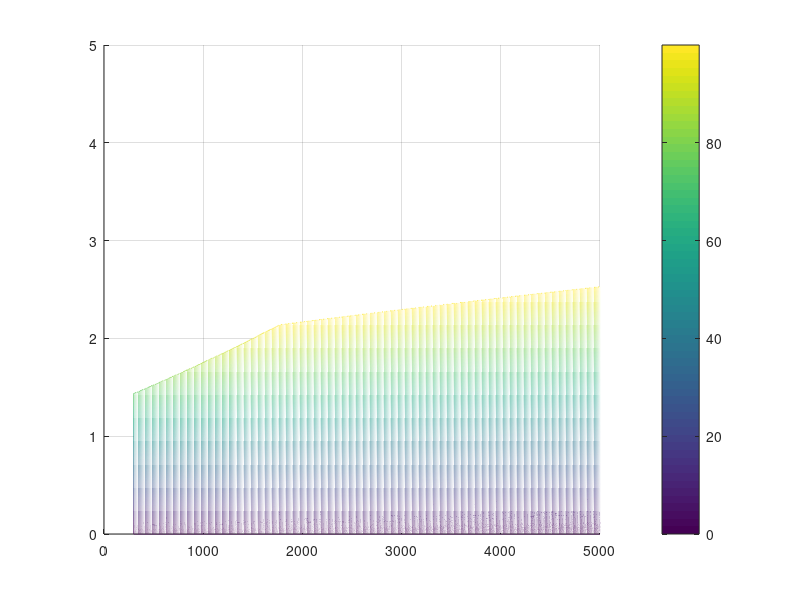

Source code (MATLAB): (Note: this script raises an error after producing the figure.)
%% Impulsive Inclination Change
% Dylan Thomas
clearvars; clc; delete('*.asv');

%%%%%%%%%%%%%%%%%%%%%%%%%%%%%%%%%%%%%%%%%%%%%%%%%%%%%%%%%%%%%%%%%%%%%%%%%%%
% Spacecraft Properties
%%% Needed?
f1 = 'Name';
f2 = 'M_total';
f3 = 'M_prop';
f4 = 'I_sp';
f5 = 'T_nom';

v1 = {'Aerojet GR-1','Aerojet CHAMPS-120XW'};
v2 = {14,            14};      % [kg]
v3 = {1.5,           1.5};     % [kg]
v4 = {235,           203};     % [s]
v5 = {1,             4*2.79};  % [N]

spacecraft = struct(f1,v1,f2,v2,f3,v3,f4,v4,f5,v5);

%%%%%%%%%%%%%%%%%%%%%%%%%%%%%%%%%%%%%%%%%%%%%%%%%%%%%%%%%%%%%%%%%%%%%%%%%%%
% Parameter Inputs, constants
r_E = 6378.137;                             % [km]          - Radius of Earth
mu = 398600;                                % [km^3/s^2]    - Grav. Parameter
g = 9.81/1000;                              % [km/s^2]      - Gravity
n = 1000;                                   %               - Num. of Plot points
m_prop_nom = 1.5;                           % [kg]          - Nominal Propellant Mass
del_OM = 0;                                 % [deg]         - Change in RAAN
inc_target_d = 51.6; %ISS inc               % [deg]         - Target orbit inclination

% Setting up vectorized parameters
% R_f = 10000;                              % [km]          - Final Orbit SMA
init_alt = linspace(300,5000,n);            % [km]          - Initial Orbit Altitude
del_inc_d = linspace(0,5,n);                % [km]          - Inclination Change
R_i = init_alt + r_E;                       % [km]          - Initial Orbit SMA
period = 2*pi*sqrt(R_i.^3/mu);              % [sec]         - Final Orbital period
inc_init_d = inc_target_d - del_inc_d;      % [deg]         - Initial orbit inclination
h_i = (mu*R_i).^(0.5);                        % [km]          - Orbit angular momentum

% Convert to radians
inc_target_r = inc_target_d*(pi/180);
inc_init_r = inc_init_d*(pi/180);
del_inc_r = del_inc_d*(pi/180);     

%%%%%%%%%%%%%%%%%%%%%%%%%%%%%%%%%%%%%%%%%%%%%%%%%%%%%%%%%%%%%%%%%%%%%%%%%%%
% Equation for inclination change

Dv = @(del_i,del_OM,r,h) (h/r)*(del_i.^2 + (del_OM.^2)*sin(inc_target_r - del_i).^2).^(0.5);
% Memory allocation
Dv_Req = zeros(n,n);
for jj=1:n
    for ii=1:n
        % Loop creates 3-D surface of Delta V required for various transfers
        Dv_Req(jj,ii) = Dv(del_inc_r(jj),del_OM,R_i(ii),h_i(ii));
    end
end

%%%%%%%%%%%%%%%%%%%%%%%%%%%%%%%%%%%%%%%%%%%%%%%%%%%%%%%%%%%%%%%%%%%%%%%%%%%
% Loops through each spacecraft & calcs/plots

% Memory allocation
Dv_tot = zeros(1,length(spacecraft));
Tburn = zeros(1,length(spacecraft));
a_thrusti = zeros(1,length(spacecraft));
for iter=1:2%length(spacecraft)
    % Equations for Continuous thrust
    m_dot = spacecraft(iter).T_nom/(g*1000*-spacecraft(iter).I_sp);
    a_thrusti(iter) = spacecraft(iter).T_nom/spacecraft(iter).M_total;
    Dv_avail = 0.5*period*a_thrusti(iter)/1000;           % Eqn 6-46
    
    % Find total Delta V & Time of Flight
    Dv_tot(iter) = g*spacecraft(iter).I_sp*log(spacecraft(iter).M_total/(spacecraft(iter).M_total-spacecraft(iter).M_prop));
    Tburn(iter) = (Dv_tot(iter)*1000)/(a_thrusti(iter));
    
    % Memory allocation & reset temporary variables
    Mass_percent = zeros(length(init_alt),n);
    Dv_total = Dv_Req;
    % Loop calculates Inclination/Mass for each case
    for ii=1:length(init_alt)
        
        % Checks burn time of flight is not greater than final orbit period
        if Tburn(iter)>0.5*period(ii)
            spacecraft(iter).M_prop = -m_dot*0.5*period(ii); % Eqn 6-45
        else
            Dv_avail(ii)= Dv_tot(iter);
        end
        
        % Delta V required cannot exceed Delta V available
        index = Dv_total(:,ii)>=Dv_avail(ii);
        Dv_total(index,ii) = NaN;
        
        M_prop_vec = spacecraft(iter).M_total*(1-exp(-(Dv_total(:,ii))/(g*spacecraft(iter).I_sp)));
        Mass_percent(:,ii) = M_prop_vec/m_prop_nom*100;

    end

    % Plotting stuff
    figure(iter)
    hold on
    grid on
    mesh(init_alt,del_inc_d,Mass_percent)
    c = colorbar;
    c.Label.String = 'Percent Propellant Mass Burned';
    title1 = title([spacecraft(iter).Name ' Thruster']);
    xl = xlabel('Orbital Altitude, [km]');
    yl = ylabel('Inclination Change, $\Delta i$, [deg]');
    set([title1 xl yl],'interpreter','latex','fontsize',12)
    axis tight
    hold off
end